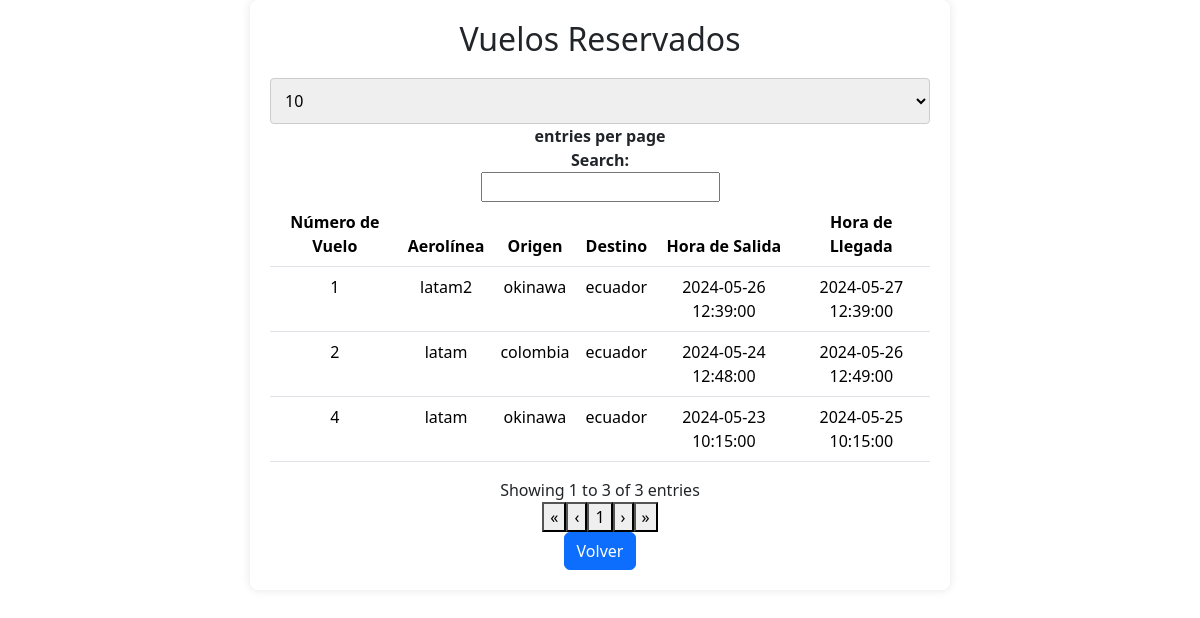
The app's page /usuario/consultar_reservas.php (signed in) with its own data.
### tables this page shows
CREATE TABLE `vuelo` (
  `id` int(11) NOT NULL,
  `numero_vuelo` varchar(50) NOT NULL,
  `aerolinea_id` int(11) DEFAULT NULL,
  `avion_id` int(11) DEFAULT NULL,
  `piloto_id` int(11) DEFAULT NULL,
  `origen` varchar(100) DEFAULT NULL,
  `destino` varchar(100) DEFAULT NULL,
  `hora_salida` datetime DEFAULT NULL,
  `hora_llegada` datetime DEFAULT NULL
);

CREATE TABLE `aerolinea` (
  `id` int(11) NOT NULL,
  `nombre` varchar(255) NOT NULL,
  `pais_origen` varchar(100) DEFAULT NULL,
  `contacto` varchar(255) DEFAULT NULL
);

### usuario/consultar_reservas.php (the view, shortened to what this page needs)
<?php
include '../conexion.php';
$email = $_SESSION['email'];
$query = "SELECT id FROM usuario WHERE correo_electronico='$email'";
$result = $conexion->query($query);
if ($result->num_rows == 1) {
    $usuario = $result->fetch_assoc();
    $usuarioId = $usuario['id'];
    $reservasQuery = "SELECT vuelo.numero_vuelo, aerolinea.nombre AS nombre_aerolinea, vuelo.origen, vuelo.destino, vuelo.hora_salida, vuelo.hora_llegada
                      FROM reserva
                      INNER JOIN vuelo ON reserva.vuelo_id = vuelo.id
                      INNER JOIN aerolinea ON vuelo.aerolinea_id = aerolinea.id
                      WHERE reserva.usuario_id = $usuarioId";
    $reservasResult = $conexion->query($reservasQuery);
} else {
    echo "Error al obtener el ID del usuario.";
    exit();
}
?>
<!DOCTYPE html>
<html lang="es">
<head>
    <link rel="stylesheet" href="../assets/css/bootstrap.min.css">
    <link rel="stylesheet" href="https://cdn.datatables.net/2.0.5/css/dataTables.bootstrap5.css">
    <link rel="stylesheet" href="../assets/css/styles.css">
</head>
<body style="background-image: url('../imagen/fondo5.jpg'); background-size: cover;">
    <div class="container">
        <h2>Vuelos Reservados</h2>
        <table class="table">
            <thead>
                <tr>
                    <th>Número de Vuelo</th>
                    <th>Aerolínea</th>
                    <th>Origen</th>
                    <th>Destino</th>
                    <th>Hora de Salida</th>
                    <th>Hora de Llegada</th>
                </tr>
            </thead>
            <tbody>
                <?php
                if ($reservasResult->num_rows > 0) {
                    while($row = $reservasResult->fetch_assoc()) {
                        echo "<tr>";
                        echo "<td>" . $row["numero_vuelo"] . "</td>";
                        echo "<td>" . $row["nombre_aerolinea"] . "</td>";
                        echo "<td>" . $row["origen"] . "</td>";
                        echo "<td>" . $row["destino"] . "</td>";
                        echo "<td>" . $row["hora_salida"] . "</td>";
                        echo "<td>" . $row["hora_llegada"] . "</td>";
                        echo "</tr>";
                    }
                } else {
                    echo "<tr><td colspan='6'>No tienes vuelos reservados.</td></tr>";
                }
                ?>
            </tbody>
        </table>
        <a href="usuario.php" class="btn btn-primary">Volver</a>
    </div>
</body>
</html>

### assets/css/styles.css (style rules this page uses)
.container { width: 700px; padding: 20px; background-color: #fff; border-radius: 8px; box-shadow: 0 0 10px rgba(0, 0, 0, 0.1); text-align: center; margin-bottom: 20px; }
h2 { margin-top: 0; margin-bottom: 20px; }

### records on screen
vuelo: numero_vuelo "1", aerolinea.nombre "latam2", origen "okinawa", destino "ecuador", hora_salida "2024-05-26 12:39:00", hora_llegada "2024-05-27 12:39:00"
vuelo: numero_vuelo "2", aerolinea.nombre "latam", origen "colombia", destino "ecuador", hora_salida "2024-05-24 12:48:00", hora_llegada "2024-05-26 12:49:00"
vuelo: numero_vuelo "4", aerolinea.nombre "latam", origen "okinawa", destino "ecuador", hora_salida "2024-05-23 10:15:00", hora_llegada "2024-05-25 10:15:00"
